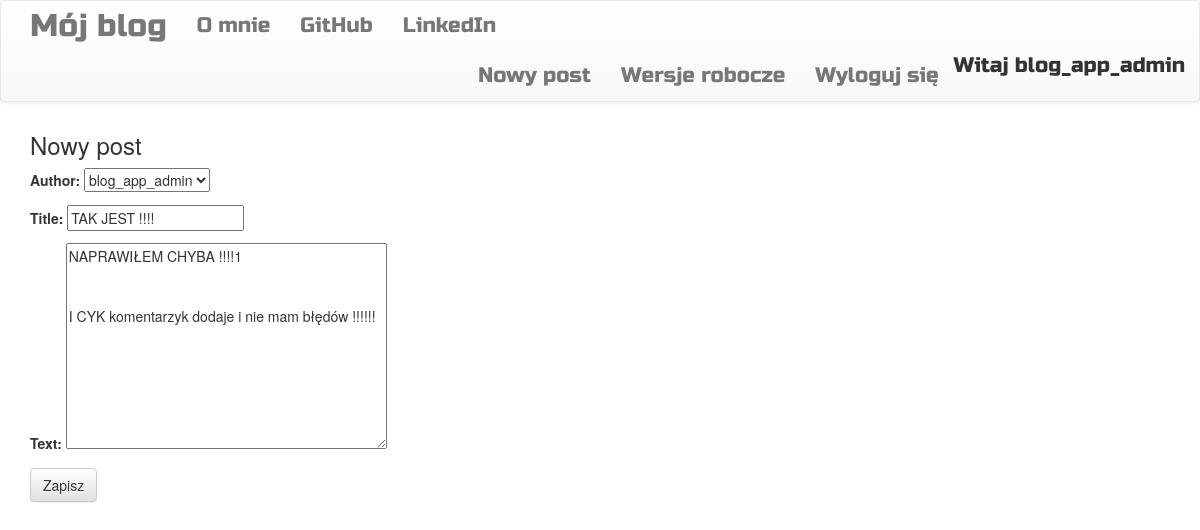
Screenshot of /post/3/edit/ (signed in) with the database file from the repository.
### blog_app/models.py (models this page shows, shortened)
class Post(models.Model):
    author = models.ForeignKey('auth.User', on_delete=models.CASCADE)
    title = models.CharField(max_length=200)
    text = models.TextField()
    created_date = models.DateTimeField(default=timezone.now)
    published_date = models.DateTimeField(blank=True, null=True)

### blog_app/views.py (the view)
# urls.py: path('post/<int:pk>/edit/', views.UpdatePostView.as_view(), name='post_edit'),
class UpdatePostView(LoginRequiredMixin, UpdateView):
    login_url = '/accounts/login/'
    redirect_field_name = 'blog_app/post_detail.html'
    form_class = PostForm
    model = Post

### blog_app/forms.py
class PostForm(forms.ModelForm):
    class Meta():
        model = Post
        fields = ('author', 'title', 'text')
        widget = {
            'title':forms.TextInput(attrs={'class':'textinputclass'}),
            'text':forms.Textarea(attrs={'class':'editable medium-editor-textarea postcontent'})
        }

### blog_app/templates/blog_app/post_form.html (shortened to what this page needs)
<!DOCTYPE html>
{% extends "blog_app/base.html" %}
{% block body_block %}
  <h3>Nowy post</h3>
  <form class="post-form" method="POST">
    {{ form.as_p }}
    <button type="submit" class="save btn btn-default">Zapisz</button>
  </form>
{% endblock %}

### blog_app/templates/blog_app/base.html (shortened to what this page needs)
<!DOCTYPE html>
{% load static %}
<html lang="en" dir="ltr">
  <head>
    <link rel="stylesheet" href="https://maxcdn.bootstrapcdn.com/bootstrap/3.3.7/css/bootstrap.min.css">
    <link rel="stylesheet" href="https://maxcdn.bootstrapcdn.com/bootstrap/3.3.7/css/bootstrap-theme.min.css">
    <link rel="stylesheet" href="//cdn.jsdelivr.net/npm/medium-editor@latest/dist/css/medium-editor.min.css" type="text/css" media="screen" charset="utf-8">
    <link rel="stylesheet" type="text/css" href="{% static 'blog_app/blog.css' %}">
  </head>
  <body>
    <nav class="navbar navbar-default techfont custom-navbar">
      <div class="container">
        <ul class="nav navbar-nav">
          <li><a class="navbar-brand bigbrand" href="{% url 'blog_app:post_list' %}">Mój blog</a></li>
          <li><a  href="{% url 'blog_app:about' %}">O mnie</a></li>
          <li><a  href="https://www.github.com">GitHub</a></li>
          <li><a  href="https://www.linkedin.com">LinkedIn</a></li>
        </ul>
        <ul class="nav navbar-nav navbar-right">
          {% if user.is_authenticated %}
            <li><a href="{% url 'blog_app:post_new' %}">Nowy post</a></li>
            <li><a href="{% url 'blog_app:post_draft_list' %}">Wersje robocze</a></li>
            <li><a href="{% url 'logout' %}">Wyloguj się</a></li>
            <li>Witaj {{ user.username }}</li>
          {% else %}
            <li><a class="nav navbar-rigth" href="{% url 'login' %}"><span class="glyphicon glyphicon-user"></span></a></li>
          {% endif %}
        </ul>
      </div>
    </nav>
   <div class="content container">
     <div class="row">
        <div class="col-md-8">
          <div class="blog_posts">
            {% block body_block %}
            {% endblock %}
          </div>
        </div>
     </div>
   </div>
  </body>
</html>

### blog_app/static/blog_app/blog.css (style rules this page uses)
.techfont { font-family: 'Russo One', sans-serif; font-size: 1.5em; margin-bottom: 10px; }
.bigbrand { font-size: 1.5em; }

### rows the page displays
Post: author "blog_app_admin", title "TAK JEST !!!!", text "NAPRAWIŁEM CHYBA !!!!1 I CYK komentarzyk dodaje i nie mam błędów !!!!!!"

### other values shown
{{ user.username }} "blog_app_admin"
